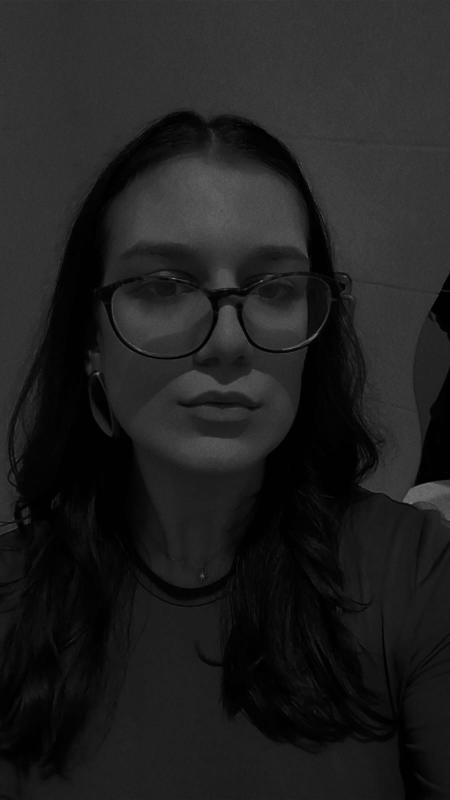
#> input picture crime-night/img/suspects/WhatsApp Image 2026-10-09 at 11.07.28.jpeg, 899 x 1599 px (shown at 1/2 size)
$ python prepare_photo.py '../img/suspects/WhatsApp Image 2026-10-09 at 11.07.28.jpeg' ../img/suspects/aitor.jpg 1.0 1.0
#> lines starting #> are read from the running program, lines starting #| are printed output that depends on the picture
"""Turn any suspect photo into a small black & white 3:4 mugshot for the site.

Usage (from crime-night/):
    python tools/prepare_photo.py "path/to/WhatsApp Image.jpeg" sissi [x y]

Optional x y (0..1, default 0.5 0.4) pick where the 3:4 crop is centred,
e.g. 0.3 0.5 keeps more of the left side, 0.5 0.7 crops lower.

Writes img/suspects/sissi.jpg (600x800, greyscale, ~50 KB). Then set
photo: 'img/suspects/sissi.jpg' for that suspect in data/suspects.js.
"""
import sys
from pathlib import Path

from PIL import Image, ImageOps

W, H = 600, 800  # 3:4 portrait, like a police mugshot

def prepare(src: Path, name: str, centering=(0.5, 0.4)) -> Path:
#> called with name = '../img/suspects/aitor.jpg', centering = (1, 1)
    img = ImageOps.exif_transpose(Image.open(src))
#> img is the input picture: PIL image 899x1599 RGB; min 0, max 135, mean 31.7
    img = ImageOps.fit(img, (W, H), method=Image.LANCZOS, centering=centering)
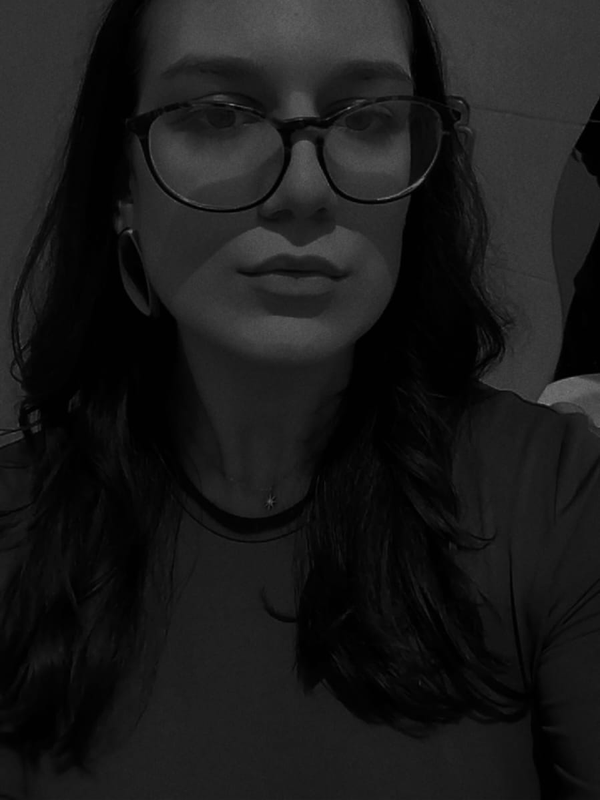
#> img: PIL image 600x800 RGB; min 0, max 136, mean 26.1
    img = ImageOps.autocontrast(img.convert('L'), cutoff=1)
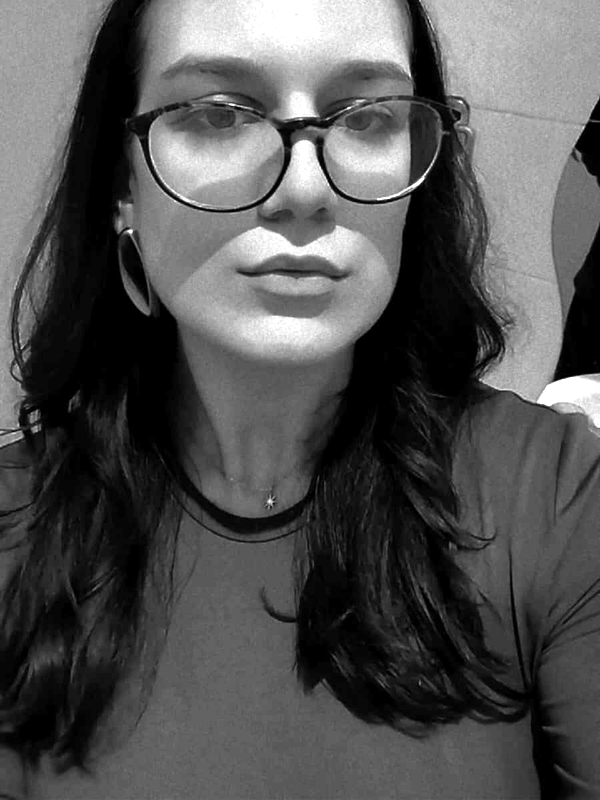
#> img: PIL image 600x800 L; min 0, max 255, mean 82.4
    out = Path(__file__).resolve().parent.parent / 'img' / 'suspects' / f'{name.lower()}.jpg'
    img.save(out, 'JPEG', quality=82, optimize=True, progressive=True)
    return out

if __name__ == '__main__':
    if len(sys.argv) not in (3, 5):
        sys.exit(__doc__)
    centering = (float(sys.argv[3]), float(sys.argv[4])) if len(sys.argv) == 5 else (0.5, 0.4)
    out = prepare(Path(sys.argv[1]), sys.argv[2], centering)
#> (the run stopped early here; a loop or call above may not have finished)
